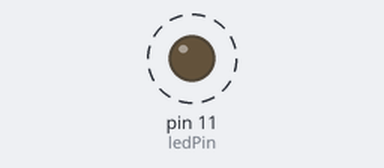
Bench run of a program on a simulated Raspberry Pi (header pin numbers). On the bench: output pins drawn as LEDs (lit = HIGH). Dashed ring = blinking. What the program prints to the terminal is not drawn.

Above: at 0.2 s.
Timing chart, 0 to 3.5 s (numbered marks = the images above):
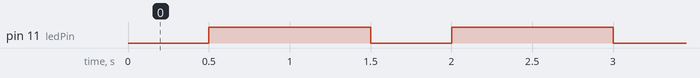

The program:

led.py
```python
#!/usr/bin/env python

"""LED and GPIO example."""

import RPi.GPIO as GPIO
import time

# Use GPIO pin 11.
ledPin = 11

# Numbers GPIOs by physical location.
GPIO.setmode(GPIO.BOARD)

# Set ledPin mode as output.
GPIO.setup(ledPin, GPIO.OUT)

# Set the ledPin as high (+3.3v) to turn off the led.
GPIO.output(ledPin, GPIO.HIGH)

try:
    while True:
        print '...LED on'
        GPIO.output(ledPin, GPIO.LOW)
        time.sleep(0.5)
        print 'LED off...'
        GPIO.output(ledPin, GPIO.HIGH)
        time.sleep(1)
# Press Ctrl+C to turn off the LED and release the GPIO.
except KeyboardInterrupt:
    GPIO.output(ledPin, GPIO.HIGH)
    GPIO.cleanup()
```

Measured:
- by itself, pin 11 (ledPin): alternates HIGH for 1.0 s and LOW for 0.50 s
